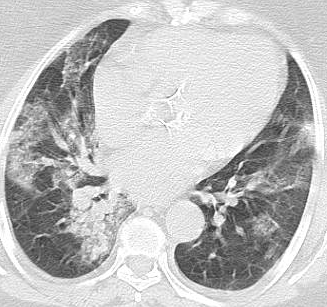
#> input picture Python Application/data/COVID/Covid (1003).png, 327 x 307 px; its folder holds 4 pictures in this run
$ python covid_detector.py   (older library calls are emulated)
#> lines starting #> are read from the running program, lines starting #| are printed output that depends on the picture
import os
import numpy as np
import pandas as pd
from PIL import Image
from sklearn.model_selection import train_test_split
from sklearn.linear_model import LogisticRegression
from sklearn.metrics import accuracy_score, precision_score, recall_score, f1_score
import matplotlib.pyplot as plt

def list_dataset(dir_source):

    pos = os.listdir(os.path.join(dir_source,'COVID'))
    neg = os.listdir(os.path.join(dir_source,'non-COVID'))

    y = [1] * len(pos) + [0] * len(neg)
    X_path = [os.path.join(dir_source,'COVID', x) for x in pos] + [os.path.join(dir_source,'non-COVID', x) for x in neg]

    img_ref = pd.DataFrame({'x_path': X_path, 'y': y})

    return img_ref


def prepare_img(img, new_W = None, new_H = None, gray = True):

    if (new_W is not None) and (new_H is not None):
        img = img.resize((new_W, new_H), Image.ANTIALIAS)
    if gray:
        img = img.convert('LA')
        img_np = np.array(img)
        if img_np.shape[2] == 2:
            img = img_np[:,:,0]

    return img


def flatten_imgs(img_paths, new_W = None, new_H = None, gray = True):

#> called with new_W = 100, new_H = 100, gray = True
    flattened_imgs = []

    for img_path in img_paths:
        img = Image.open(img_path)
#> img is the input picture: PIL image 327x307 RGBA; mean R, G, B, A 191.6, 191.6, 191.6, 255
        img = prepare_img(img, new_W = new_W, new_H = new_H, gray = gray)
#> in prepare_img, `img = img.resize((new_W, new_H), Image.ANTIALIAS)`:
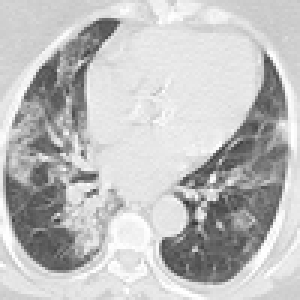
#> img: PIL image 100x100 RGBA (shown 3 times larger); mean R, G, B, A 191.6, 191.6, 191.6, 255
        flattened_imgs.append(img.flatten())
#> pass 2 of the loop in flatten_imgs, `for img_path in img_paths:`:
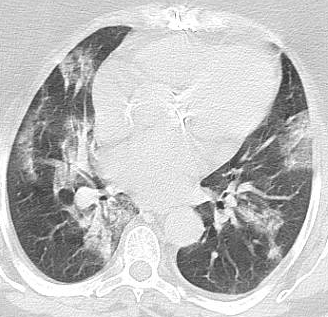
#> input picture Python Application/data/COVID/Covid (1006).png, 328 x 317 px
#> in flatten_imgs, img is the input picture: PIL image 328x317 RGBA; mean R, G, B, A 191.6, 191.6, 191.6, 255
#> in prepare_img (call 2), `img = img.resize((new_W, new_H), Image.ANTIALIAS)`:
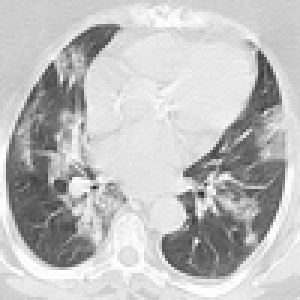
#> img: PIL image 100x100 RGBA (shown 3 times larger); mean R, G, B, A 191.6, 191.6, 191.6, 255
#> pass 3 of the loop in flatten_imgs, `for img_path in img_paths:`:
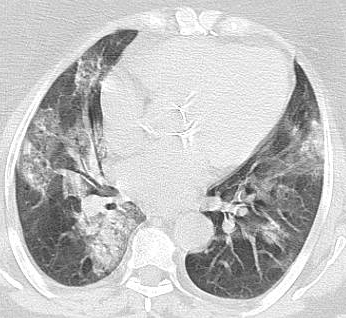
#> input picture Python Application/data/COVID/Covid (1008).png, 346 x 318 px
#> in flatten_imgs, img is the input picture: PIL image 346x318 RGBA; mean R, G, B, A 194.3, 194.3, 194.3, 255
#> in prepare_img (call 3), `img = img.resize((new_W, new_H), Image.ANTIALIAS)`:
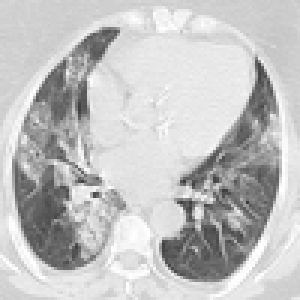
#> img: PIL image 100x100 RGBA (shown 3 times larger); mean R, G, B, A 194.3, 194.3, 194.3, 255
#> the loop made 5 passes; the first 3 are shown

    return flattened_imgs

def make_dataset(img_ref, new_W = None, new_H = None, gray = True):

    img_paths = list(img_ref['x_path'])

    flattened_imgs = flatten_imgs(img_paths, new_W = new_W, new_H = new_H, gray = gray)

    X = np.array(flattened_imgs)
    X = pd.DataFrame(X)

    y = list(img_ref['y'])

    return X,y


dir_source = 'data'
img_ref = list_dataset(dir_source)
X, y = make_dataset(img_ref, new_W = 100, new_H = 100, gray = True)


X_train, X_test, y_train, y_test = train_test_split(X,y, test_size = 0.3)

lr = LogisticRegression()
lr.fit(X_train, y_train)


y_hat = lr.predict(X_test)

acc = accuracy_score(y_test, y_hat)
precision = precision_score(y_test, y_hat)
recall = recall_score(y_test, y_hat)
f1 = f1_score(y_test, y_hat)
